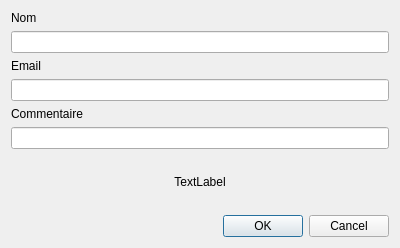
<?xml version="1.0" encoding="UTF-8"?>
<ui version="4.0">
 <class>AddUidDialog</class>
 <widget class="QDialog" name="AddUidDialog">
  <property name="geometry">
   <rect>
    <x>0</x>
    <y>0</y>
    <width>400</width>
    <height>248</height>
   </rect>
  </property>
  <property name="windowTitle">
   <string>Saisie du nouvel identifiant utilisateur</string>
  </property>
  <layout class="QVBoxLayout" name="verticalLayout_2">
   <item>
    <layout class="QVBoxLayout" name="verticalLayout">
     <item>
      <widget class="QLabel" name="nameLabel">
       <property name="text">
        <string>Nom</string>
       </property>
      </widget>
     </item>
     <item>
      <widget class="QLineEdit" name="nameEdit"/>
     </item>
     <item>
      <widget class="QLabel" name="mailLabel">
       <property name="text">
        <string>Email</string>
       </property>
      </widget>
     </item>
     <item>
      <widget class="QLineEdit" name="mailEdit"/>
     </item>
     <item>
      <widget class="QLabel" name="commentLabel">
       <property name="text">
        <string>Commentaire</string>
       </property>
      </widget>
     </item>
     <item>
      <widget class="QLineEdit" name="commentEdit"/>
     </item>
    </layout>
   </item>
   <item>
    <spacer name="verticalSpacer">
     <property name="orientation">
      <enum>Qt::Vertical</enum>
     </property>
     <property name="sizeType">
      <enum>QSizePolicy::Fixed</enum>
     </property>
     <property name="sizeHint" stdset="0">
      <size>
       <width>20</width>
       <height>10</height>
      </size>
     </property>
    </spacer>
   </item>
   <item>
    <widget class="QLabel" name="warningLabel">
     <property name="text">
      <string>TextLabel</string>
     </property>
     <property name="alignment">
      <set>Qt::AlignCenter</set>
     </property>
    </widget>
   </item>
   <item>
    <spacer name="verticalSpacer_2">
     <property name="orientation">
      <enum>Qt::Vertical</enum>
     </property>
     <property name="sizeType">
      <enum>QSizePolicy::Fixed</enum>
     </property>
     <property name="sizeHint" stdset="0">
      <size>
       <width>20</width>
       <height>10</height>
      </size>
     </property>
    </spacer>
   </item>
   <item>
    <widget class="QDialogButtonBox" name="buttonBox">
     <property name="orientation">
      <enum>Qt::Horizontal</enum>
     </property>
     <property name="standardButtons">
      <set>QDialogButtonBox::Cancel|QDialogButtonBox::Ok</set>
     </property>
    </widget>
   </item>
  </layout>
 </widget>
 <resources/>
 <connections>
  <connection>
   <sender>buttonBox</sender>
   <signal>accepted()</signal>
   <receiver>AddUidDialog</receiver>
   <slot>accept()</slot>
   <hints>
    <hint type="sourcelabel">
     <x>248</x>
     <y>254</y>
    </hint>
    <hint type="destinationlabel">
     <x>157</x>
     <y>274</y>
    </hint>
   </hints>
  </connection>
  <connection>
   <sender>buttonBox</sender>
   <signal>rejected()</signal>
   <receiver>AddUidDialog</receiver>
   <slot>reject()</slot>
   <hints>
    <hint type="sourcelabel">
     <x>316</x>
     <y>260</y>
    </hint>
    <hint type="destinationlabel">
     <x>286</x>
     <y>274</y>
    </hint>
   </hints>
  </connection>
 </connections>
</ui>
